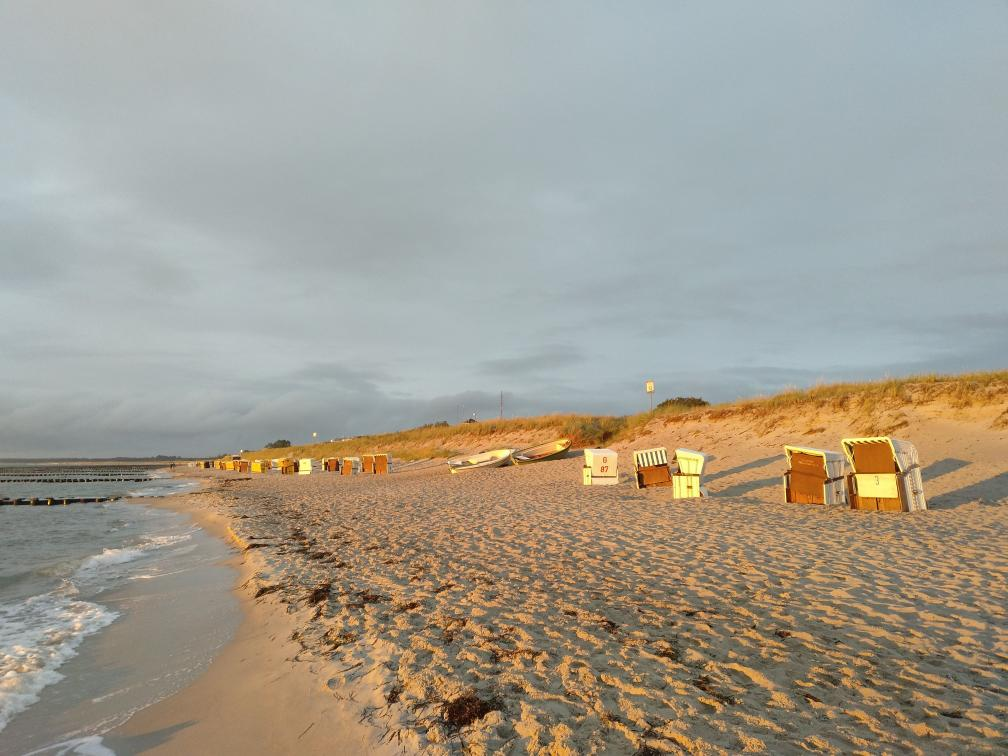
#> input picture Lab2/data/sea.jpg, 1008 x 756 px
$ jupyter execute lab2.ipynb
#> lines starting #> are read from the running program, lines starting #| are printed output that depends on the picture
# Prac 02
For this homework you will have to complete and implement the colour balancing for:
* Gray world algorithm
* Scale-by-max algorithm

You are free to use your own images. Experiment with more images and think about the effect each of the algorithms has on the resulting (balanced) image.

### Colour Balancing
In this notebook we will show different type of colour balancing making use of von Kries' hypothesis.

[cell 1]
import cv2
import numpy as np
from matplotlib import pyplot as plt
plt.rcParams['figure.figsize'] = [15, 5]

[cell 2]
img = cv2.imread('data/sea.jpg')
#> img is the input picture: shape (756, 1008, 3); mean B, G, R 144.1, 156.8, 162.3
img = cv2.cvtColor(img, cv2.COLOR_BGR2RGB)
plt.imshow(img);

### White patch
In white patch algorithm we choose a group of pixels we know they should be white. We then scale the resulting image colour channels by this white patch.

[cell 3]
# Define white patch and the coefficients
row, col = 485, 880
white = img[row, col, :]
#> white = [255, 247, 136]
coeffs = 255.0/white
#> coeffs = [1, 1.03, 1.88]

# Apply white balancing and generate balanced image
balanced = np.zeros_like(img, dtype=np.float32)
for channel in range(3):
    balanced[..., channel] = img[..., channel] * coeffs[channel]
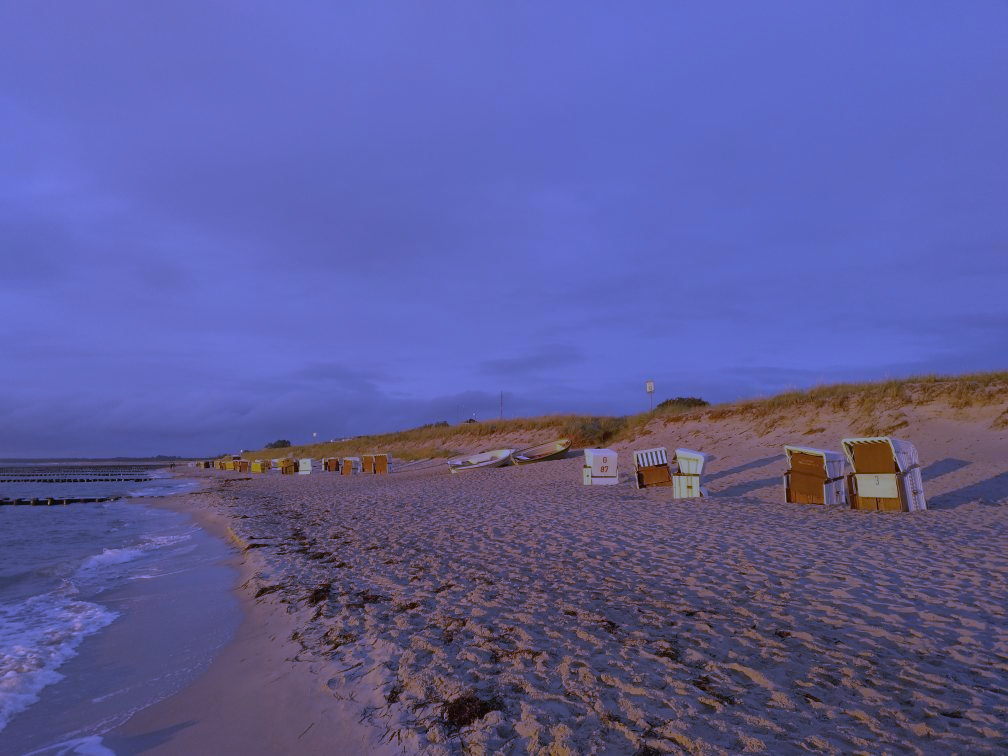
#> balanced: shape (756, 1008, 3) float32; mean R, G, B 162.3, 161.8, 270.1; drawn with min black and max white

# White patching does not guarantee that the dynamic range is preserved, images must be clipped.
balanced = balanced/255
balanced[balanced > 1] = 1

plt.subplot(121), plt.imshow(img), plt.title("Original image")
plt.subplot(122), plt.imshow(balanced), plt.title("White Patch")
plt.show()
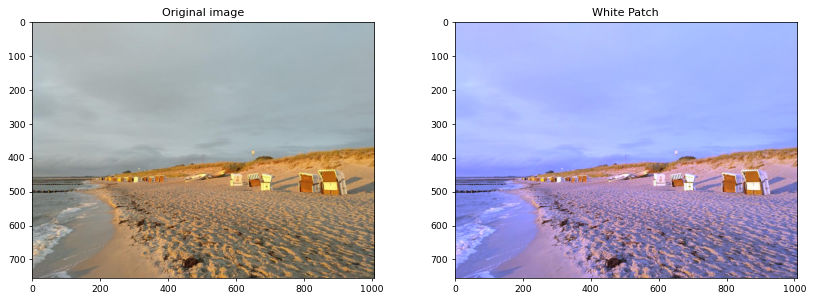
#> figure drawn by matplotlib, 2 panels

[cell 4]
plt.imshow(img)
plt.scatter(col, row, marker='x', s=100)
plt.show()
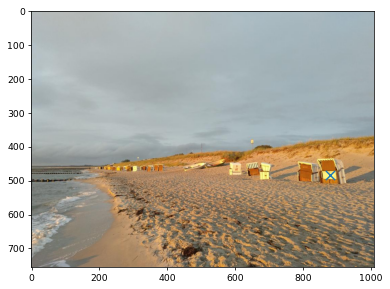
#> figure drawn by matplotlib, 1 panel

### Gray world
This algorithm assumes that a scene, on average, is gray.

[cell 5]
# Load your image
img = cv2.imread('data/dark.png')
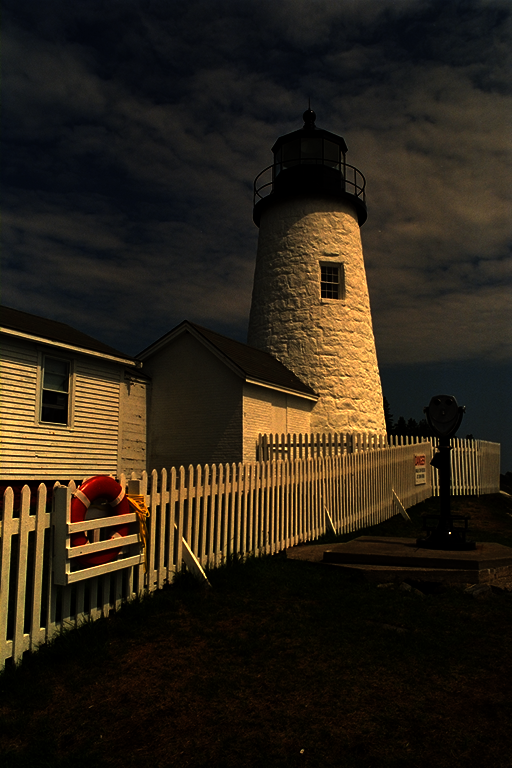
#> input picture Lab2/data/dark.png, 512 x 768 px
#> img is the input picture: shape (768, 512, 3); mean B, G, R 23, 35.5, 44.4
img = cv2.cvtColor(img, cv2.COLOR_BGR2RGB)

# Compute the mean values for all three colour channels (red, green, blue)
mean_r = np.mean(img[:, :, 0])
#> mean_r = 44.36
mean_g = np.mean(img[:, :, 1])
#> mean_g = 35.5
mean_b = np.mean(img[:, :, 2])
#> mean_b = 23.05

# Compute the coefficients kr, kg, kb
max_mean = max(mean_r, mean_g, mean_b)
#> max_mean = 44.36

# Note: there are 3 coefficients to compute but we only have 2 equations.
# Therefore, you have to make an assumption, fix the value of one of the
# coefficients and compute the remining two
# Hint: You can fix the coefficient of the brightest colour channel to 1.
kr = max_mean / mean_r
#> kr = 1
kg = max_mean / mean_g
#> kg = 1.25
kb = max_mean / mean_b
#> kb = 1.92

# Apply color balancing and generate the balanced image
balanced = np.zeros_like(img, dtype=np.float32)

balanced[:, :, 0] = img[:, :, 0] * kr
#> balanced: shape (768, 512, 3) float32
balanced[:, :, 1] = img[:, :, 1] * kg
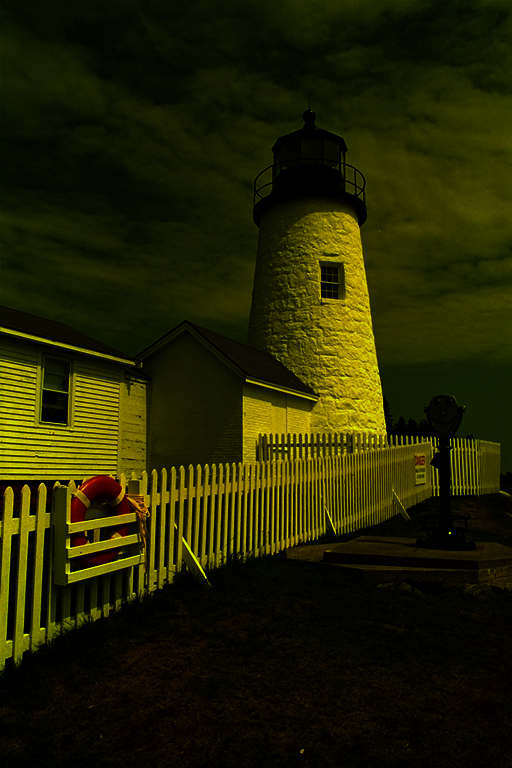
#> balanced: shape (768, 512, 3) float32; mean R, G, B 44.4, 44.3, 0; drawn with min black and max white
balanced[:, :, 2] = img[:, :, 2] * kb

balanced = balanced / 255.0
balanced[balanced > 1] = 1
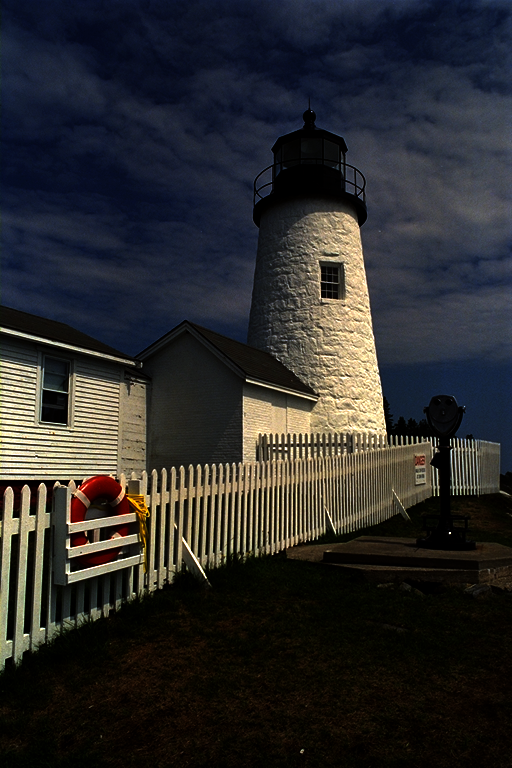
#> balanced: shape (768, 512, 3) float32; mean R, G, B 0.174, 0.174, 0.174

# Show the original and the balanced image side by side
plt.subplot(121), plt.imshow(img), plt.title("Original")
plt.subplot(122), plt.imshow(balanced), plt.title("Gray World")
plt.show()

### Scale-by-min-max
This is a straightforward algorithm that scales each colour channel by its maximum value. Note that it is sensitive to noise and saturations.

[cell 6]
# Load your image
img = cv2.imread('data/kodim05.jpg')
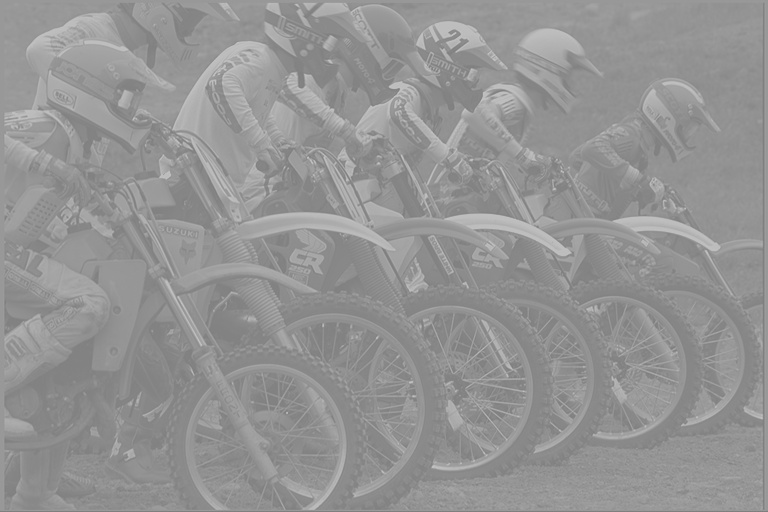
#> input picture Lab2/data/kodim05.jpg, 768 x 512 px
#> img is the input picture: shape (512, 768, 3); min 122, max 196, mean 147.8
img = cv2.cvtColor(img, cv2.COLOR_BGR2RGB)

# Compute the minimum values for all three colour channels (red, green, blue)
min_r = np.min(img[:, :, 0])
#> min_r = 122
min_g = np.min(img[:, :, 1])
#> min_g = 122
min_b = np.min(img[:, :, 2])
#> min_b = 122

# Compute the maximum values for all three colour channels (red, green, blue)
max_r = np.max(img[:, :, 0])
#> max_r = 196
max_g = np.max(img[:, :, 1])
#> max_g = 196
max_b = np.max(img[:, :, 2])
#> max_b = 196

# Apply scale-by-max balancing and generate the balanced image
balanced = np.zeros_like(img, dtype=np.float32)

balanced[:, :, 0] = (img[:, :, 0] - min_r) / (max_r - min_r)
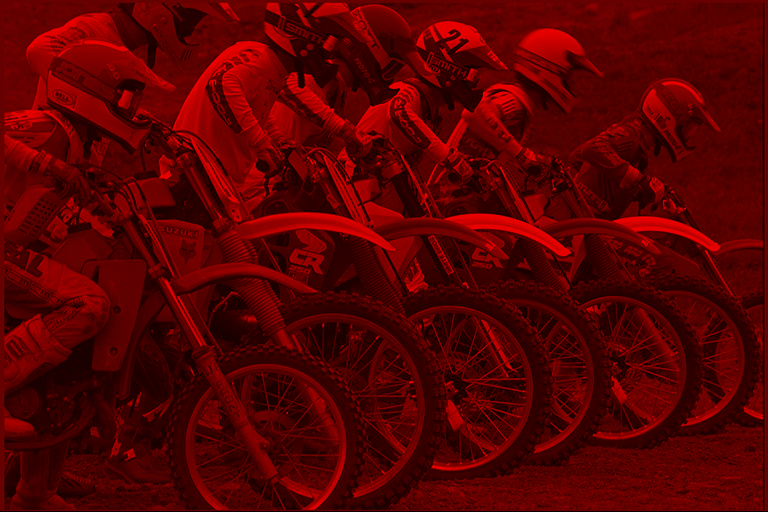
#> balanced: shape (512, 768, 3) float32; mean R, G, B 0.349, 0, 0
balanced[:, :, 1] = (img[:, :, 1] - min_g) / (max_g - min_g)
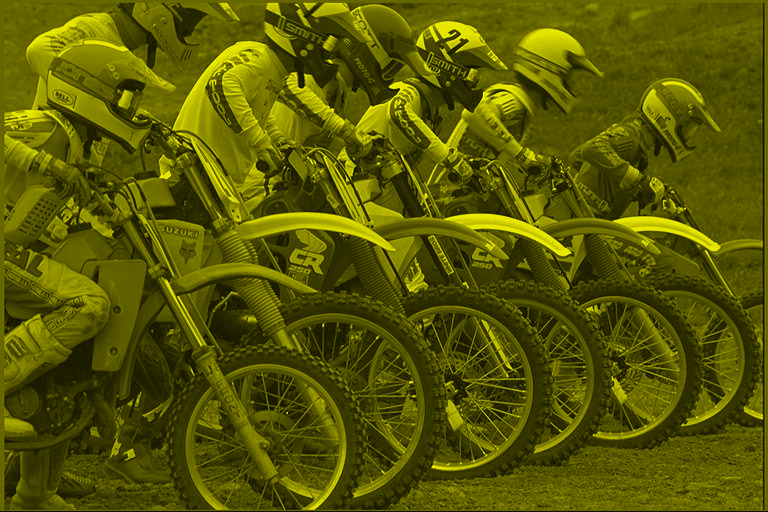
#> balanced: shape (512, 768, 3) float32; mean R, G, B 0.349, 0.349, 0
balanced[:, :, 2] = (img[:, :, 2] - min_b) / (max_b - min_b)
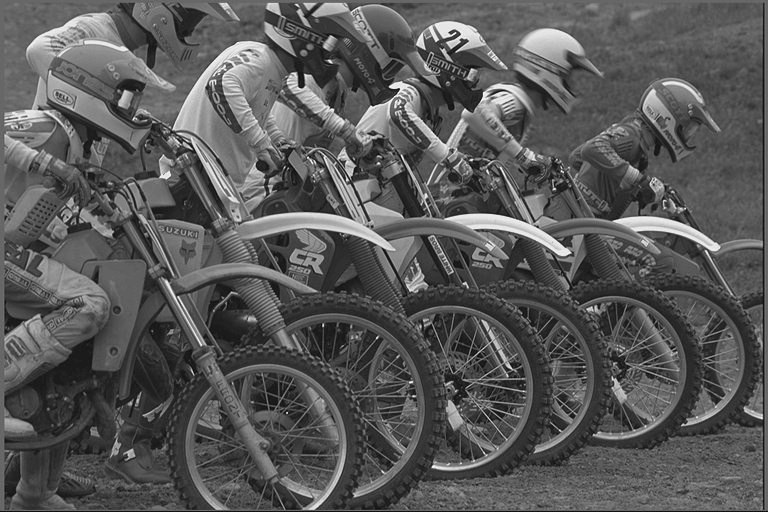
#> balanced: shape (512, 768, 3) float32; min 0, max 1, mean 0.349

plt.subplot(121), plt.imshow(img), plt.title("Original")
plt.subplot(122), plt.imshow(balanced), plt.title("Scale-by-min-max")
plt.show()
